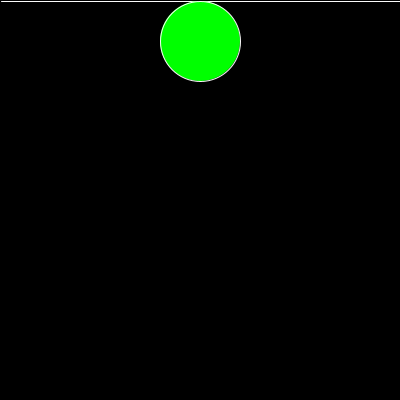
Frame 1 (no input)
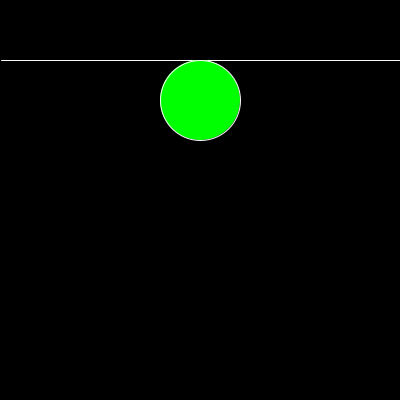
Frame 60 (the mouse pressed at the canvas centre just before this capture)
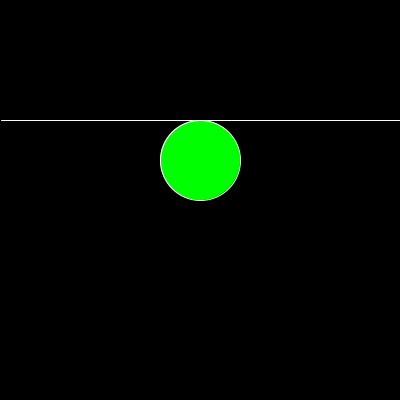
Frame 120 (the mouse held since frame 60 and released just before this capture)

The Processing sketch that drew these frames (run headless with seeded random() and noise(); from frame 60 on, the mouse is pressed at the canvas centre):

// Processing sketch: Ejercicio_19
// ── Ejercicio_19.pde
int p1,p2;
void setup() {
  size(400, 400);
  p1 = 0;
  p2 = 1;
}
void draw() {
  background(0);
  p1 = p1 + p2;
  if (p1 >= height || p1 <= 0) {
    p2 = p2 * (-1);
  }
  stroke(250);
  fill(0,255,0);
  line(p2,p1, width, p1);
  if (p2 > 0){
    ellipse(width/2, p1 + 40, 80, 80);
  } else {
    ellipse(width/2, p1 - 40, 80, 80);
  }
}
